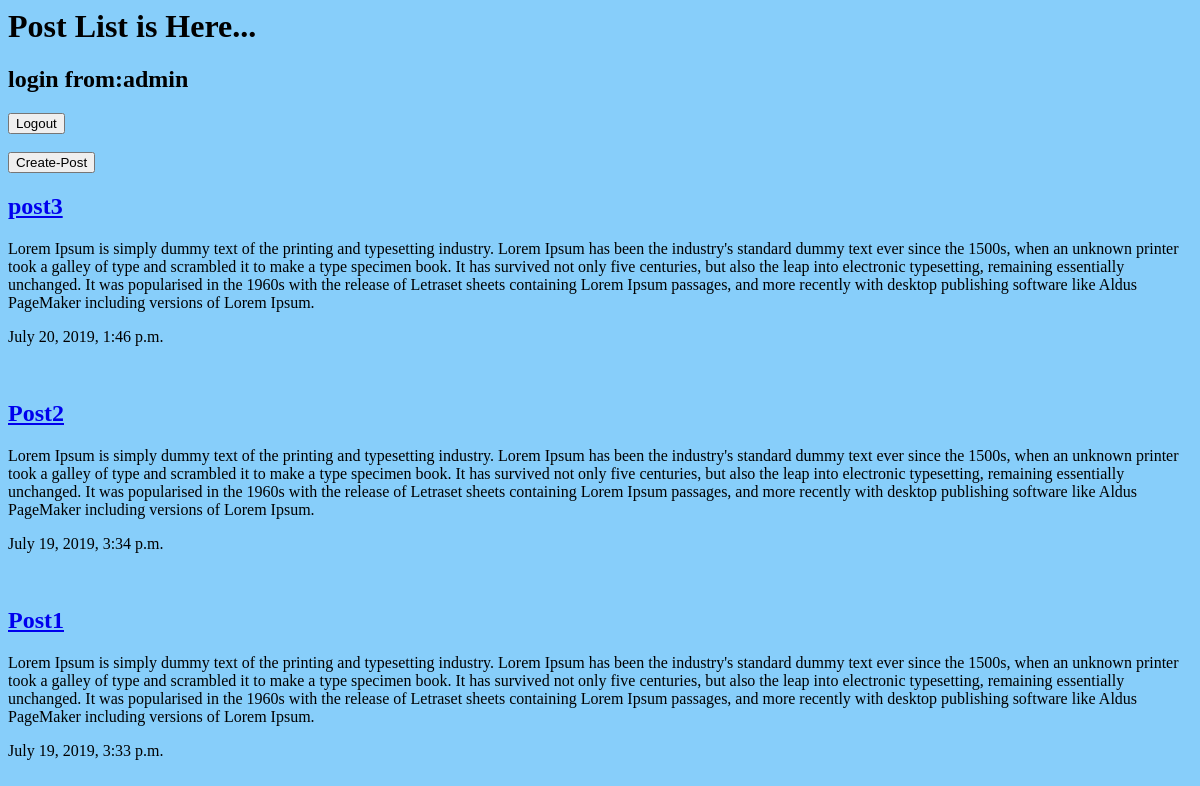
The app's page / (signed in), older data.
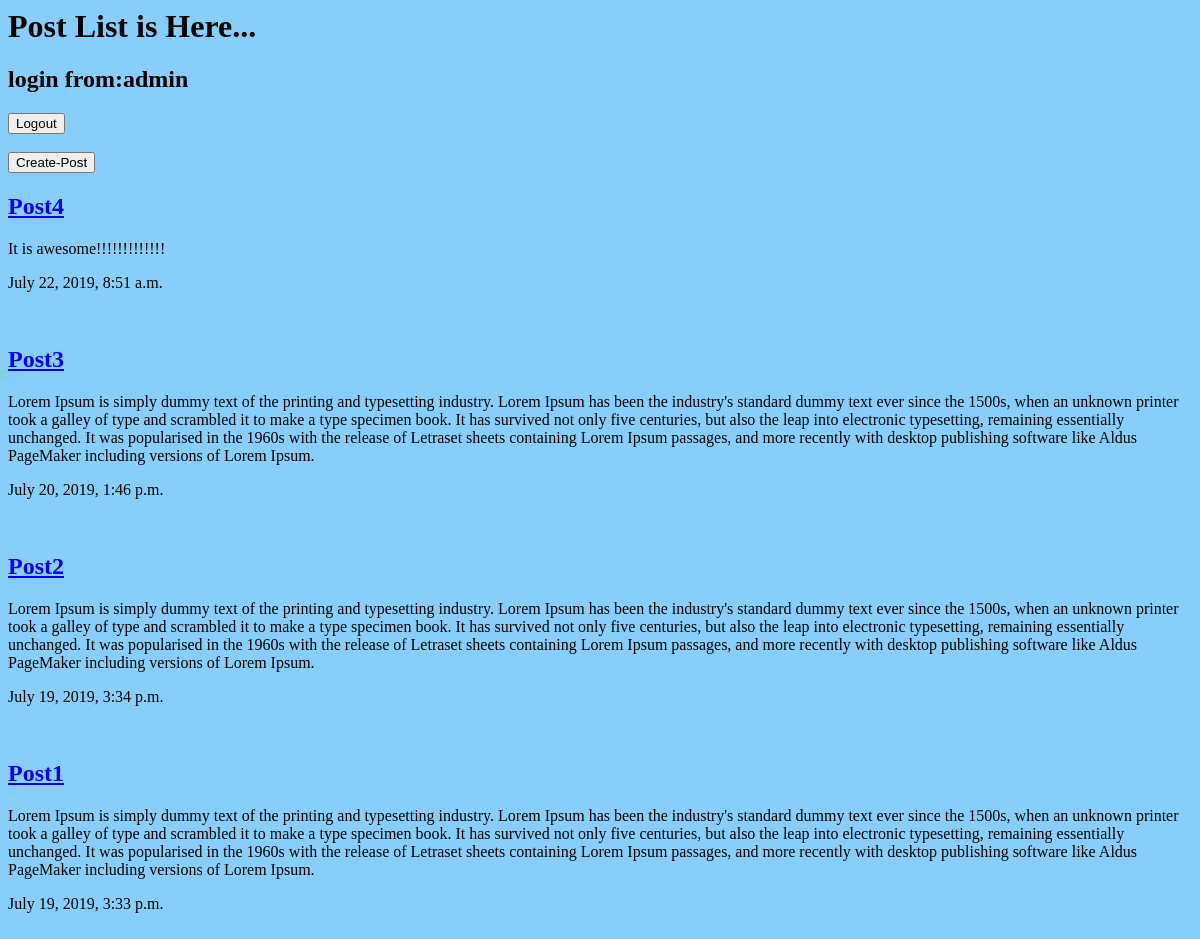
The same page, newer data.
### blog/models.py (models this page shows, shortened)
class Post(models.Model):
    title = models.CharField(max_length=128,unique=True)
    slug = models.SlugField(max_length=128,unique=True)
    author = models.ForeignKey(User,on_delete=models.CASCADE,related_name='blog_posts')
    updated_on = models.DateTimeField(auto_now=True)
    content = models.TextField(blank=True)
    created_on = models.DateTimeField(auto_now_add=True)
    status = models.IntegerField(choices=STATUS,default=0)
    class Meta:
        ordering = ['-created_on']

### blog/views.py (the view)
# urls.py: url(r'^$',views.post_list,name="list"),
@login_required
def post_list(request):
    posts = Post.objects.all().order_by('-created_on')
    return render(request,'blog/post_list.html',{'posts': posts})

### blog/templates/blog/post_list.html (shortened to what this page needs)
{% load static from staticfiles %}
<html lang="en">
<head>
    <link rel="stylesheet" href="{% static 'style.css' %}">
</head>
<body>
<h1>Post List is Here...</h1>
<h2>login from:{{ user }}</h2>
    <div class="logot">
        <a href="{% url 'accounts:logout' %}"><button>Logout</button></a>
    </div>
     <div class="create-post">
        <a href="{% url 'post:create' %}"><button>Create-Post</button></a>
    </div>
    <div class="posts">
        {% for post in posts %}
            <div class="post">
            <h2><a href="{% url 'post:detail' slug=post.slug %}">{{ post.title }}</a></h2>
            <p>{{ post.content }}</p>
            <p>{{ post.created_on }}</p>
            </div>
        {% endfor %}
    </div>
</body>
</html>

### statics/style.css (style rules this page uses)
body { background: lightskyblue; }

Row changes from the older to the newer data that the page shows:
added Post: title "Post4", content "It is awesome!!!!!!!!!!!!!", created_on "July 22, 2019, 8:51 a.m."
changed Post: title "post3" → "Post3"
